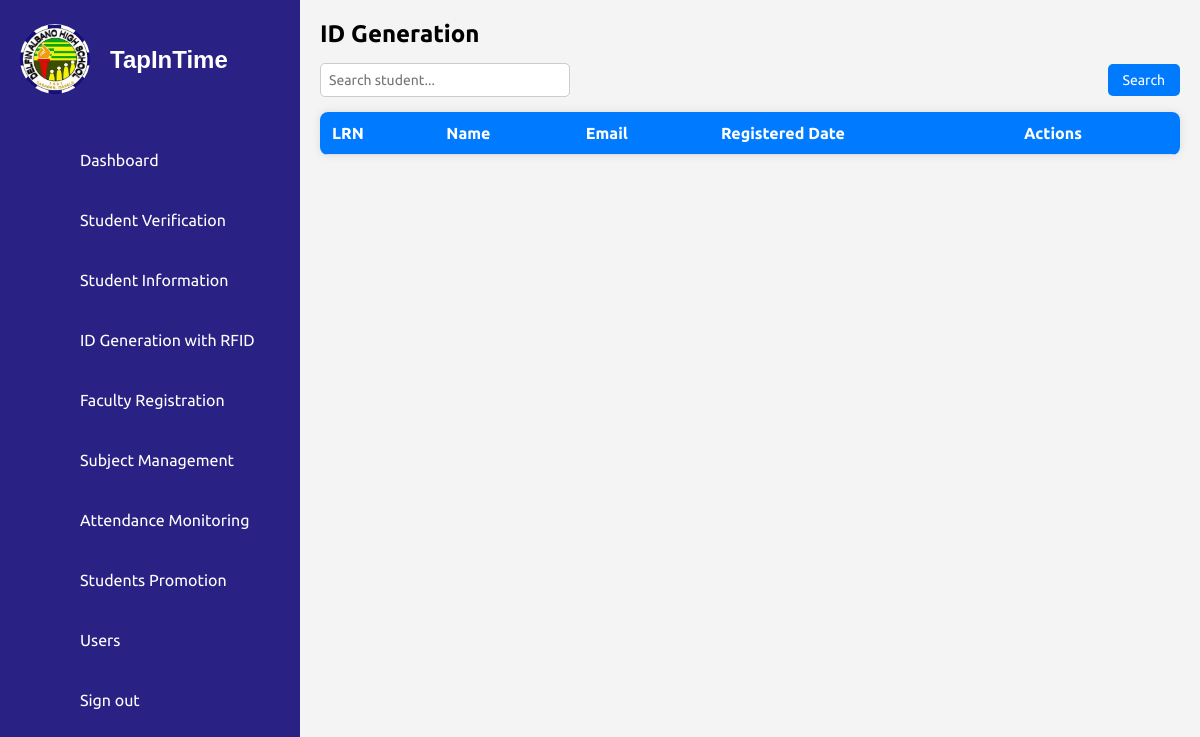
/id_generation.php, run on an earlier commit of the app's database.
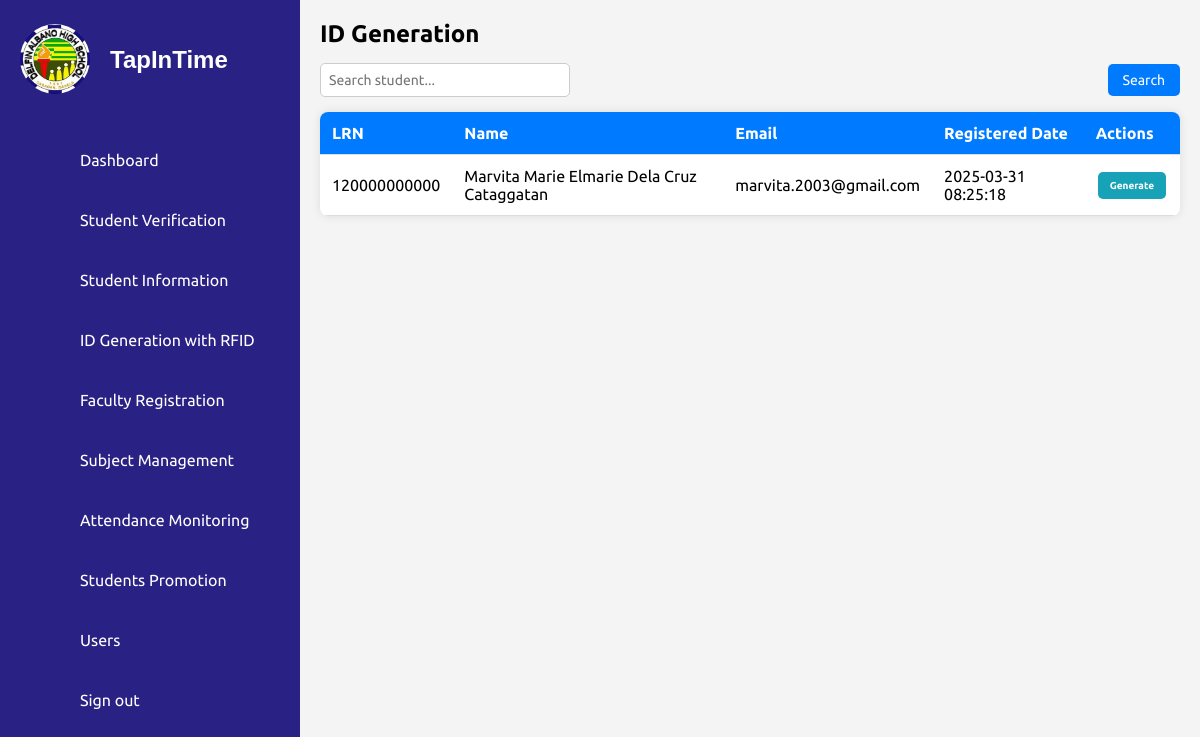
And on a later commit of the database.
### tables this page shows
CREATE TABLE `students` (
  `id` int(11) NOT NULL,
  `first_name` varchar(50) NOT NULL,
  `middle_name` varchar(50) DEFAULT NULL,
  `last_name` varchar(50) NOT NULL,
  `lrn` varchar(12) NOT NULL,
  `date_of_birth` date NOT NULL,
  `gender` enum('Male','Female') NOT NULL,
  `citizenship` varchar(50) NOT NULL,
  `address` text NOT NULL,
  `contact_number` varchar(15) NOT NULL,
  `email` varchar(100) NOT NULL,
  `guardian_name` varchar(100) NOT NULL,
  `guardian_contact` varchar(15) NOT NULL,
  `guardian_address` varchar(250) NOT NULL,
  `guardian_relationship` varchar(50) NOT NULL,
  `elementary_school` varchar(100) NOT NULL,
  `year_graduated` year(4) NOT NULL,
  `birth_certificate` varchar(255) NOT NULL,
  `id_photo` varchar(255) NOT NULL,
  `good_moral` varchar(255) DEFAULT NULL,
  `student_signature` varchar(255) NOT NULL,
  `section` varchar(50) DEFAULT NULL,
  `school_year` varchar(9) NOT NULL,
  `verified_at` timestamp NOT NULL DEFAULT current_timestamp(),
  `created_at` timestamp NOT NULL DEFAULT current_timestamp()
);

### id_generation.php (the view, shortened to what this page needs)
<!DOCTYPE html>
<html lang="en">
<head>
    <link rel="stylesheet" href="assets/css/style.css">
    <link rel="stylesheet" href="assets/css/ids.css">
</head>
<body>
    <?php include('sidebar.php'); ?>
    <div class="main-content">
        <h2>ID Generation</h2>
        <div class="search-container">
            <input type="text" id="searchInput" placeholder="Search student...">
            <button onclick="searchStudent()">Search</button>
        </div>
        <?php
        include 'db_connection.php';
        $sql = "SELECT lrn, first_name, middle_name, last_name, email, created_at FROM students";
        $result = mysqli_query($conn, $sql);
        ?>
        <table class="student-table">
            <thead>
                <tr>
                    <th>LRN</th>
                    <th>Name</th>
                    <th>Email</th>
                    <th>Registered Date</th>
                    <th>Actions</th>
                </tr>
            </thead>
            <tbody id="studentTableBody">
                <?php while ($row = mysqli_fetch_assoc($result)): ?>
                    <?php
                        $full_name = $row['first_name'] . ' ' .
                                    (!empty($row['middle_name']) ? $row['middle_name'] . ' ' : '') .
                                    $row['last_name'];
                    ?>
                    <tr>
                        <td><?php echo $row['lrn']; ?></td>
                        <td><?php echo $full_name; ?></td>
                        <td><?php echo $row['email']; ?></td>
                        <td><?php echo $row['created_at']; ?></td>
                        <td>
                            <button class="generate-btn" data-lrn="<?php echo $row['lrn']; ?>">Generate</button>
                        </td>
                    </tr>
                <?php endwhile; ?>
            </tbody>
        </table>
    </div>
</body>
</html>

### sidebar.php
<div class="container">
    <div class="navigation">
        <ul>
            <li class="brand-logo">
                <a href="#">
                    <div class="logo-container">
                        <img src="assets/imgs/dahs.jpg" alt="TapInTime Logo">
                    </div>
                    <span class="title">TapInTime</span>
                </a>
            </li>
            <li>
                <a href="dashboard.php">
                    <span class="icon"><ion-icon name="home-outline"></ion-icon></span>
                    <span class="title">Dashboard</span>
                </a>
            </li>
            <li>
                <a href="student_verification.php">
                    <span class="icon"><ion-icon name="checkmark-done-circle-outline"></ion-icon></span>
                    <span class="title">Student Verification</span>
                </a>
            </li>
            <li>
                <a href="student_details.php">
                    <span class="icon"><ion-icon name="people-circle-outline"></ion-icon> </span>
                    <span class="title">Student Information</span>
                </a>
            </li>
            <li>
                <a href="id_generation.php">
                    <span class="icon"><ion-icon name="card-outline"></ion-icon></span>
                    <span class="title">ID Generation with RFID</span>
                </a>
            </li>
            <li>
                <a href="faculty_registration.html">
                    <span class="icon"><ion-icon name="school-outline"></ion-icon></span>
                    <span class="title">Faculty Registration</span>
                </a>
            </li>
            <li>
                <a href="subject_management.html">
                    <span class="icon"><ion-icon name="library-outline"></ion-icon></span>
                    <span class="title">Subject Management</span>
                </a>
            </li>
            <li>
                <a href="attendance_monitoring.html">
                    <span class="icon"><ion-icon name="stats-chart-outline"></ion-icon></span>
                    <span class="title">Attendance Monitoring</span>
                </a>
            </li>
            <li>
                <a href="student_promotion.html">
                    <span class="icon"><ion-icon name="ribbon-outline"></ion-icon></span>
                    <span class="title">Students Promotion</span>
                </a>
            </li>
            <li>
                <a href="user.html">
                    <span class="icon"><ion-icon name="person-outline"></ion-icon></span>
                    <span class="title">Users</span>
                </a>
            </li>
            <li>
                <a href="logout.html">
                    <span class="icon"><ion-icon name="log-in-outline"></ion-icon></span>
                    <span class="title">Sign out</span>
                </a>
            </li>
        </ul>
    </div>
</div>

### assets/css/style.css (style rules this page uses)
* { font-family: 'Ubuntu', sans-serif; margin: 0; padding: 0; box-sizing: border-box; }
:root { --blue: #2a2185; --white: #fff; --gray: #f5f5f5; --black1: #222; --black2: #999; }
body { min-height: 100vh; overflow-x: hidden; }
.container { position: relative; width: 100%; }
.navigation { position: fixed; width: 300px; height: 100%; background: var(--blue); border-left: 10px solid var(--blue); transition: 0.5s; overflow: hidden; overflow-y: auto; scrollbar-width: none; -ms-overflow-style: none; }
.navigation ul { position: absolute; top: 0; left: 0; width: 100%; }
.navigation ul li { position: relative; width: 100%; list-style: none; border-top-left-radius: 30px; border-bottom-left-radius: 30px; }
.navigation ul li:nth-child(1) { margin-bottom: 40px; pointer-events: none; text-align: center; }
.navigation ul li a { display: flex; align-items: center; text-decoration: none; color: var(--white); height: 60px; }
.navigation ul li a .icon { min-width: 60px; height: 60px; display: flex; align-items: center; justify-content: center; }
.navigation ul li a .title { display: flex; align-items: center; padding-left: 10px; white-space: nowrap; }
.logo-container img { width: 70px; height: 70px; border-radius: 50%; object-fit: cover; }
.brand-logo { display: flex; align-items: center; justify-content: start; padding-left: 10px; padding-top: 30px; }
.brand-logo .title { font-size: 1.5rem; font-weight: 600; font-family: 'Poppins', sans-serif; color: var(--white); margin-left: 10px; white-space: nowrap; }
.main-content { margin-left: 300px; padding: 20px; background-color: #f4f4f4; min-height: 100vh; overflow-x: hidden; width: calc(100% - 300px); }
.main-content h2 { font-size: 24px; font-weight: bold; margin-bottom: 15px; }
.search-container { display: flex; justify-content: space-between; align-items: center; margin-bottom: 15px; }
.search-container input { width: 250px; padding: 8px; border: 1px solid #ccc; border-radius: 5px; font-size: 14px; }
.search-container button { padding: 8px 15px; background-color: #007bff; color: white; border: none; border-radius: 5px; cursor: pointer; font-size: 14px; }
.student-table { width: 100%; border-collapse: collapse; background: white; border-radius: 8px; overflow: hidden; box-shadow: 0 0 10px rgba(0, 0, 0, 0.1); }
.student-table td { text-align: center; vertical-align: middle; padding: 10px; }
.student-table td button { display: inline-flex; padding: 8px 12px; margin: 2px; border: none; border-radius: 5px; font-size: 10px; cursor: pointer; transition: 0.3s; }
.student-table th, .student-table td { padding: 12px; text-align: left; border-bottom: 1px solid #ddd; }
.student-table th { background-color: #007bff; color: white; }
.generate-btn { padding: 8px 16px; border: none; border-radius: 5px; cursor: pointer; font-size: 14px; background-color: #17a2b8; color: white; font-weight: bold; transition: background-color 0.3s ease; }

What changed in the data, as far as the page shows it:
added students: lrn "120000000000", full_name "Marvita Marie Elmarie Dela Cruz Cataggatan", email "marvita.2003@gmail.com", created_at "2025-03-31 08:25:18"
